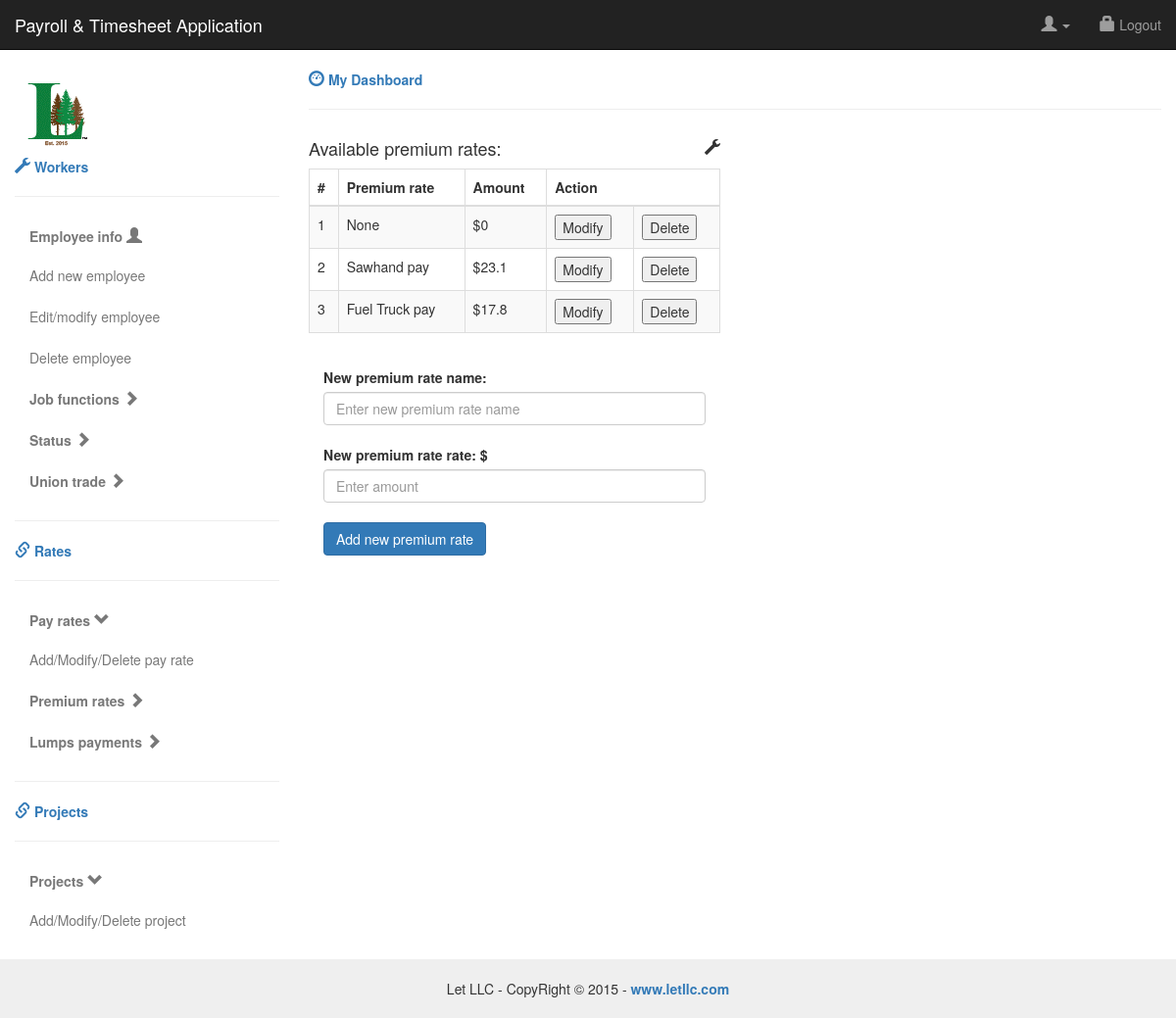
The app's page /add_premium_rate_table.php with its own data.
### tables this page shows
CREATE TABLE `premium_rate` (
  `premium_rate_id` int(11) NOT NULL AUTO_INCREMENT,
  `premium_rate_type` varchar(45) DEFAULT NULL,
  `premium_rate_amount` varchar(45) DEFAULT NULL,
  PRIMARY KEY (`premium_rate_id`)
);

### add_premium_rate_table.php (the view, shortened to what this page needs)
<!DOCTYPE html>
<html lang="en">
	<head>
		<link href="css/styles.css" rel="stylesheet">
                <link href="css/bootstrap.min.css" rel="stylesheet">
                <link href="http://maxcdn.bootstrapcdn.com/bootstrap/3.2.0/css/bootstrap.min.css" rel="stylesheet" type="text/css" />
                <link href="http://cdnjs.cloudflare.com/ajax/libs/bootstrap-datepicker/1.3.0/css/datepicker.css" rel="stylesheet" type="text/css" />
		<link href="css/styles.css" rel="stylesheet">
	</head>
	<body>
<div id="top-nav" class="navbar navbar-inverse navbar-static-top">
    <div class="container-fluid">
        <div class="navbar-header">
            <a class="navbar-brand" href="#">Payroll & Timesheet Application</a>
        </div>
        <div class="navbar-collapse collapse">
            <ul class="nav navbar-nav navbar-right">
                <li class="dropdown">
                    <a class="dropdown-toggle" role="button" data-toggle="dropdown" href="#"><i class="glyphicon glyphicon-user"></i> <?php echo $_SESSION['user_id']; ?> <span class="caret"></span></a>
                </li>
                <li><a href="#"><i class="glyphicon glyphicon-lock"></i> Logout</a></li>
            </ul>
        </div>
    </div>
</div>
<div class="container-fluid">
    <div class="row">
        <div class="col-sm-3">
            <img src="let-logo.png" /><br/>
            <a href="#"><strong><i class="glyphicon glyphicon-wrench"></i> Workers</strong></a>
            <hr>
           <ul class="nav nav-stacked">
                <li class="nav-header"> <a href="#" data-toggle="collapse" data-target="#menu1"><strong>Employee info</strong> <i class="glyphicon glyphicon-user"></i></a>
                    <ul class="nav nav-stacked collapse in" id="menu1">
                        <li class="active"> <a href="add_employee_form.php">Add new employee</a></li>
                        <li class="active"> <a href="edit_employee_table.php">Edit/modify employee</a></li>
                        <li class="active"> <a href="delete_employee_table.php">Delete employee</a></li>
                    </ul>
                </li>
                <li class="nav-header"> <a href="#" data-toggle="collapse" data-target="#menu2"><strong>Job functions</strong> <i class="glyphicon glyphicon-chevron-right"></i></a>
                </li>
                <li class="nav-header">
                    <a href="#" data-toggle="collapse" data-target="#menu3"><strong>Status</strong> <i class="glyphicon glyphicon-chevron-right"></i></a>
                </li>
                <li class="nav-header">
                    <a href="#" data-toggle="collapse" data-target="#menu4"><strong>Union trade</strong> <i class="glyphicon glyphicon-chevron-right"></i></a>
                </li>
            </ul>
            <hr>
            <a href="#"><strong><i class="glyphicon glyphicon-link"></i> Rates</strong></a>
            <hr>
            <ul class="nav nav-stacked">
                <li class="nav-header"> <a href="#" data-toggle="collapse" data-target="#menu5"><strong>Pay rates</strong> <i class="glyphicon glyphicon-chevron-down"></i></a>
                    <ul class="nav nav-stacked collapse in" id="menu5">
                        <li class="active"> <a href="add_pay_rate_table.php">Add/Modify/Delete pay rate</a></li>
                    </ul>
                </li>
                <li class="nav-header"> <a href="#" data-toggle="collapse" data-target="#menu6"><strong>Premium rates</strong> <i class="glyphicon glyphicon-chevron-right"></i></a>
                </li>
                <li class="nav-header">
                    <a href="#" data-toggle="collapse" data-target="#menu7"><strong>Lumps payments</strong> <i class="glyphicon glyphicon-chevron-right"></i></a>
                </li>
            </ul>
           <hr>
            <a href="#"><strong><i class="glyphicon glyphicon-link"></i> Projects</strong></a>
            <hr>
            <ul class="nav nav-stacked">
                <li class="nav-header"> <a href="#" data-toggle="collapse" data-target="#menu5"><strong>Projects</strong> <i class="glyphicon glyphicon-chevron-down"></i></a>
                    <ul class="nav nav-stacked collapse in" id="menu5">
                        <li class="active"> <a href="add_project_table.php">Add/Modify/Delete project</a></li>
                    </ul>
                </li>
            </ul>
        </div>
        <div class="col-sm-9">
            <a href="dashboard.php"><strong><i class="glyphicon glyphicon-dashboard"></i> My Dashboard</strong></a>
            <hr>
            <div class="row">
                <div class="col-md-6">
                    <div class="panel-title">
                        <i class="glyphicon glyphicon-wrench pull-right"></i>
                                <h4>Available premium rates:</h4>
                    </div>
                    <table class="table table-striped table-bordered table-hover">
                            <thead>
                                <tr>
                                    <th>#</th>
                                    <th>Premium rate</th>
                                    <th>Amount</th>
                                    <th  colspan="2">Action</th>
                                </tr>
                            </thead>
                            <tbody>
                                <?php
                                $result = mysql_query("SELECT *
                                                       FROM premium_rate");
                                $counter = 0;
                                            while($row = mysql_fetch_array($result, MYSQL_ASSOC))
                                            {
                                                ++$counter;
                                ?>
                                <tr>
                                    <td><?php echo $counter; ?></td>
                                    <td><?php echo "{$row['premium_rate_type']} <br>"; ?></td>
                                    <td><?php echo "$"."{$row['premium_rate_amount']} <br>"; ?></td>
                                    <td>
                                        <form id="modify" action="edit_premium_rate_form.php" method="post">
                                            <input name="modify_premium_rate" type="submit" value="Modify">
                                        </form>
                                    </td>
                                    <td>
                                        <form class="delete" action="delete_premium_rate_form.php" method="post">
                                            <input  type="submit" value="Delete">
                                        </form>
                                    </td>
                                </tr>
                                   <?php
                                            }
                                        ?>
                            </tbody>
                        </table>
                         <div class="panel-body">
                             <form action="add_premium_rate_form.php" class="form form-vertical" method="post">
                                <div class="control-group">
                                    <label>New premium rate name:</label>
                                    <div class="controls">
                                        <input name="new_premium_rate_name" type="text" class="form-control" placeholder="Enter new premium rate name">
                                    </div>
                                    <br />
                                    <label>New premium rate rate: $</label>
                                    <div class="controls">
                                        <input name="new_premium_rate" type="text" class="form-control" placeholder="Enter amount">
                                    </div>
                                    <br />
                                    <div class="controls">
                                        <button type="submit" class="btn btn-primary">
                                            Add new premium rate
                                        </button>
                                    </div>
                                </div>
                            </form>
                         </div>
                    </div>
                </div>
            </div>
        </div>
    </div>
<footer class="text-center">Let LLC - CopyRight © 2015 - <a href="http://www.letllc.com"><strong>www.letllc.com</strong></a></footer>
	</body>
</html>

### css/styles.css (style rules this page uses)
.navbar-static-top { margin-bottom:20px; }
i { font-size:16px; }
.nav > li > a { color:#787878; }
footer { margin-top:20px; padding-top:20px; padding-bottom:20px; background-color:#efefef; }

### records on screen
premium_rate: premium_rate_type "None", premium_rate_amount "0"
premium_rate: premium_rate_type "Sawhand pay", premium_rate_amount "23.1"
premium_rate: premium_rate_type "Fuel Truck pay", premium_rate_amount "17.8"
